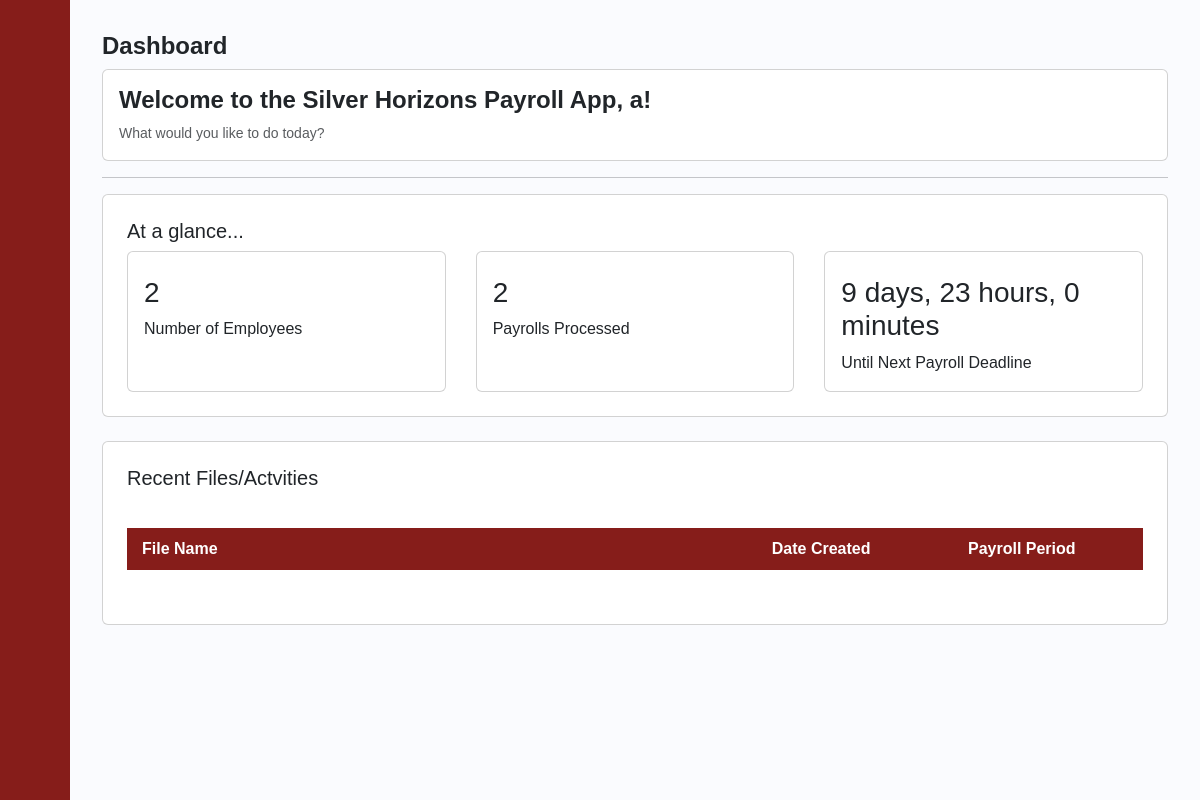
The page /dashboard/1 on the database as committed earlier.
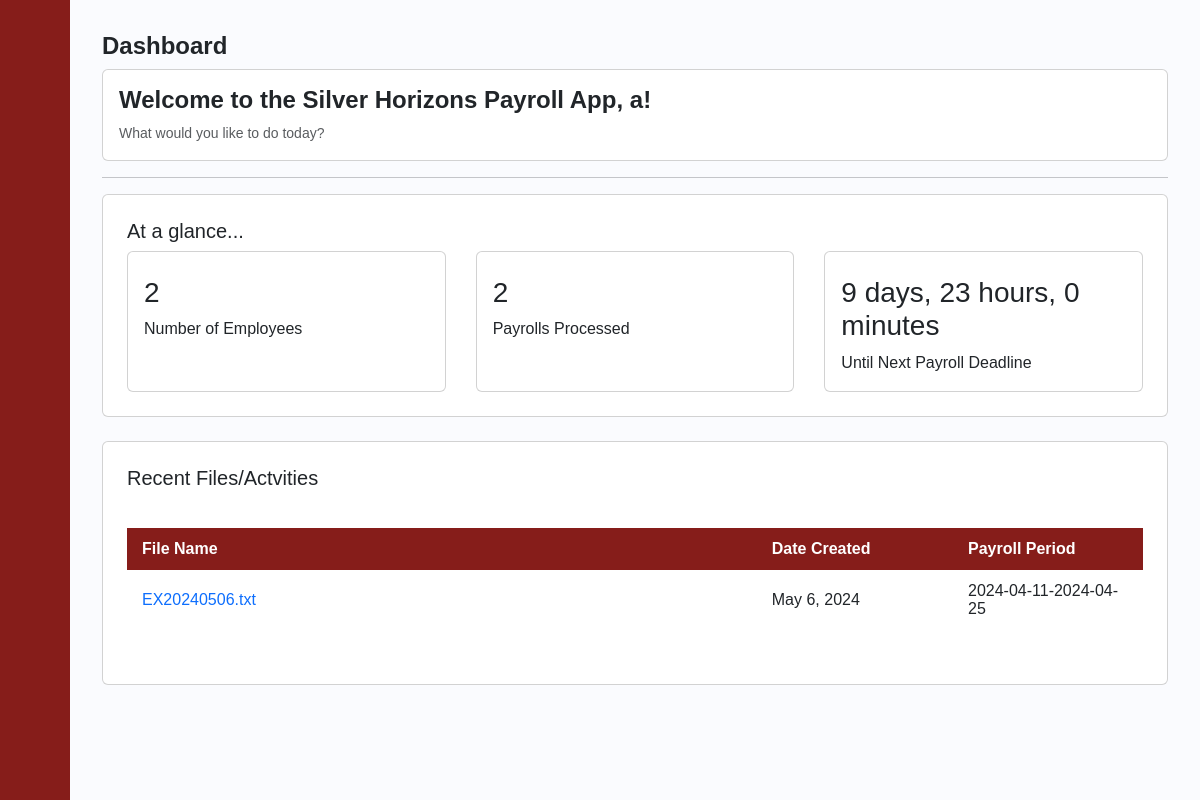
The same page on the database as committed later.
### payrollapp/models.py (models this page shows, shortened)
class BANK_FILES(models.Model):
    BANK_ENTRY_ID = models.IntegerField(primary_key=True)
    BANK_FILE_NAME = models.CharField(max_length=250)
    BANK_FILE = models.FileField(upload_to='files/')
    PAYROLL_PERIOD = models.CharField(max_length=250)
    Date = models.DateField()

### payrollapp/views.py (the view)
# urls.py: path('dashboard/<int:UID>', views.dashboard, name='dashboard'),
def dashboard(request, UID):
    user = get_object_or_404(USER_ACCOUNT, pk=UID)
    a = BANK_FILES.objects.all()
    count_emp=Employee.objects.all().count()
    count_payrolls=Payslip_Transaction.objects.all().count()
    current_hmo=HMO.objects.all().filter().count()
    count_hmo=count_emp-current_hmo
    current_date = datetime.now()
    if current_date.day < 10:
        target_date = datetime(current_date.year, current_date.month, 10)
    else:
        if current_date.month == 12:  # Handle December case
            target_date = datetime(current_date.year + 1, 1, 10)
        else:
            target_date = datetime(current_date.year, current_date.month + 1, 10)
    countdown = (target_date-current_date)
    days = countdown.days
    hours, remainder = divmod(countdown.seconds, 3600)
    minutes, _ = divmod(remainder, 60)
    formatted_str = f"{days} days, {hours} hours, {minutes} minutes"
    print(type(formatted_str))
    print((formatted_str))
    return render(request, 'payrollapp/dashboard.html',{
        'user':user,
        'count_emp':count_emp,
        'count_payrolls':count_payrolls,
        'count_hmo':count_hmo,
        'countdown':formatted_str,
        'a':a
        } )

### payrollapp/templates/payrollapp/dashboard.html (shortened to what this page needs)
{% extends 'payrollapp/base.html' %}
{% load static %}
{% block content %}
<div class="content">
    <h1>Dashboard</h1>
    <div class="card px-3 py-3">
      <h1>Welcome to the Silver Horizons Payroll App, {{user.username}}!</h1>
      <p class="card-text"><small class="text-muted">What would you like to do today?</small></p>
    </div>
    <hr>
    <div class="card px-4 py-4">
      <h5>At a glance...</h5>
      <div class="card-deck">
        <div class="card">
          <div class="card-body">
            <h3>{{count_emp}}</h3>
            <p class="card-text">Number of Employees</p>
          </div>
        </div>
        <div class="card">
          <div class="card-body">
            <h3>{{count_payrolls}}</h3>
            <p class="card-text">Payrolls Processed</p>
          </div>
        </div>
        <div class="card">
          <div class="card-body">
            <h3>{{countdown}}</h3>
            <p class="card-text"> Until Next Payroll Deadline</p>
          </div>
        </div>
      </div>
    </div>
    <div class="card my-4 px-4 py-4">
      <h5>Recent Files/Actvities</h5>
      <div style="overflow-x:auto;">
        <table id="posts">
            <thead>
                <tr>
                    <th style="width:20%">File Name</th>
                    <th style="width:5%">Date Created</th>
                    <th style="width:5%">Payroll Period</th>
            <tbody>
              {%for b in a%}
              <tr>
                  <td><a href="{% url 'download_file' file_id=b.BANK_FILE_NAME %}">{{b.BANK_FILE_NAME}}</a></td>
                  <td>{{b.Date}}</td>
                  <td>{{b.PAYROLL_PERIOD}}</td>
              </tr>
              {% endfor %}
            </tbody>
        </table>
    </div>
    </div>
</div>
{% endblock %}

Rows that differ between the two databases and show on the page:
added BANK_FILES: BANK_FILE_NAME "EX20240506.txt", Date "May 6, 2024", PAYROLL_PERIOD "2024-04-11-2024-04-25"
